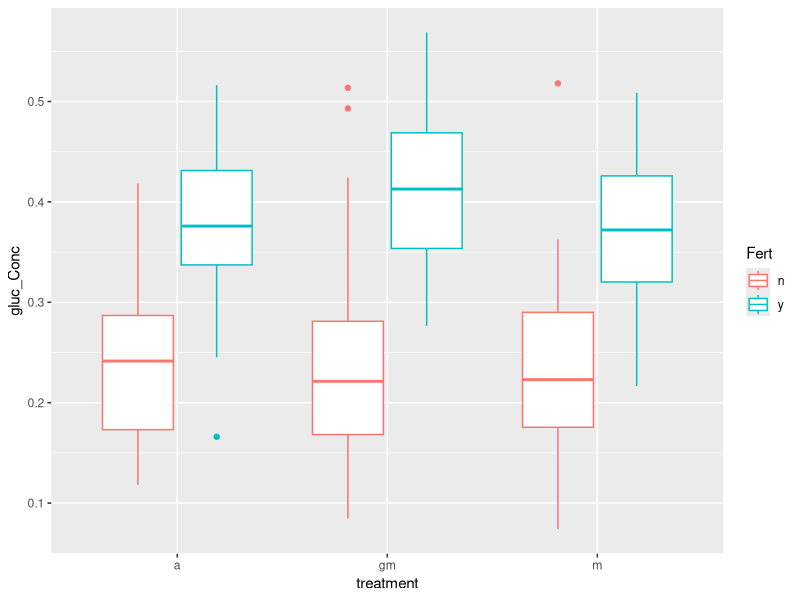
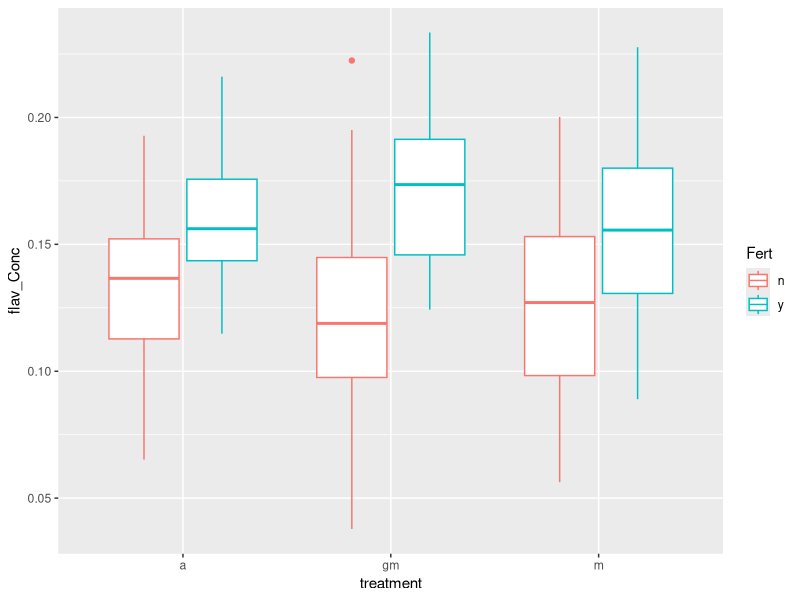
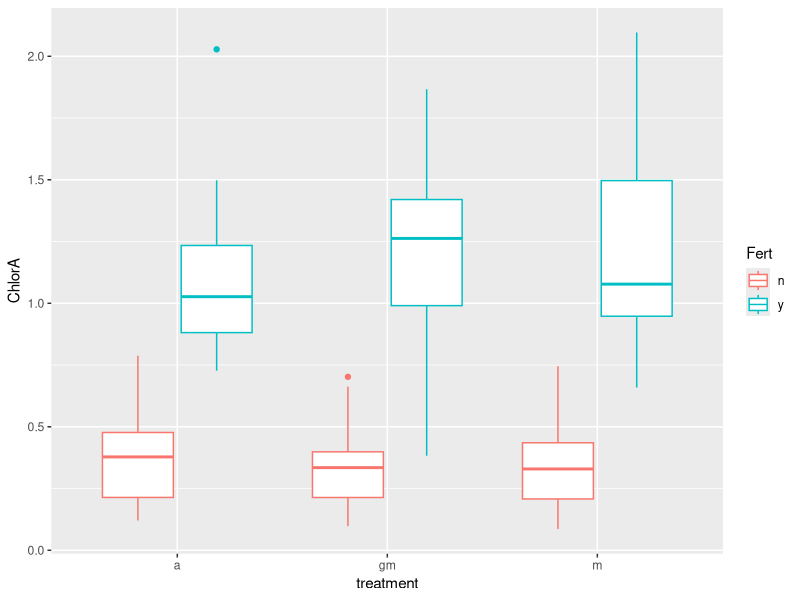
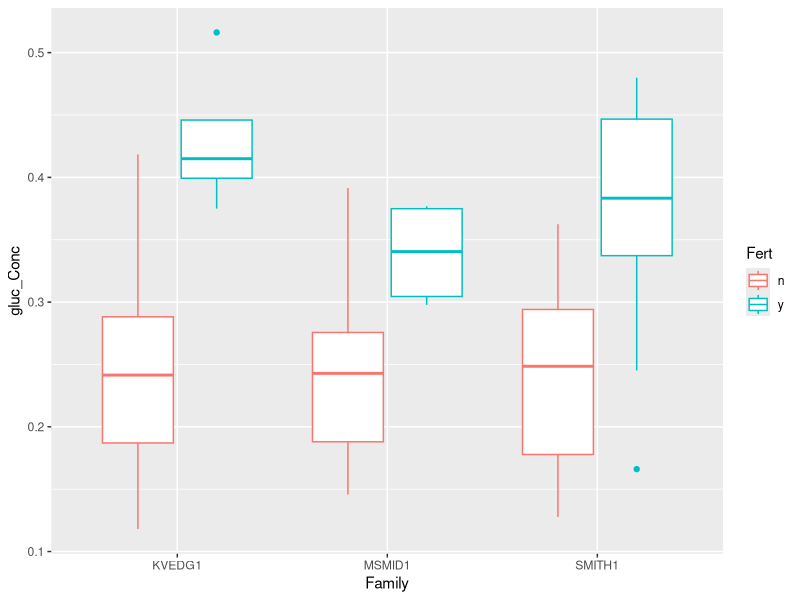
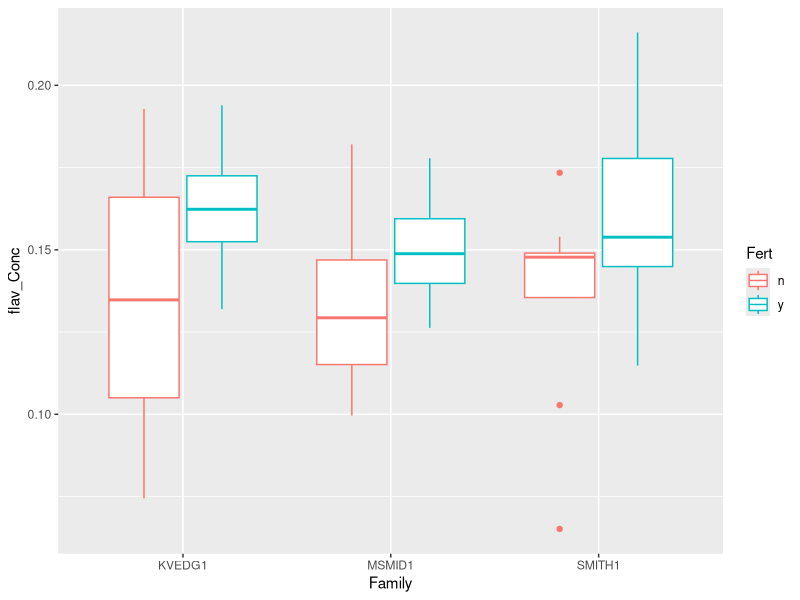
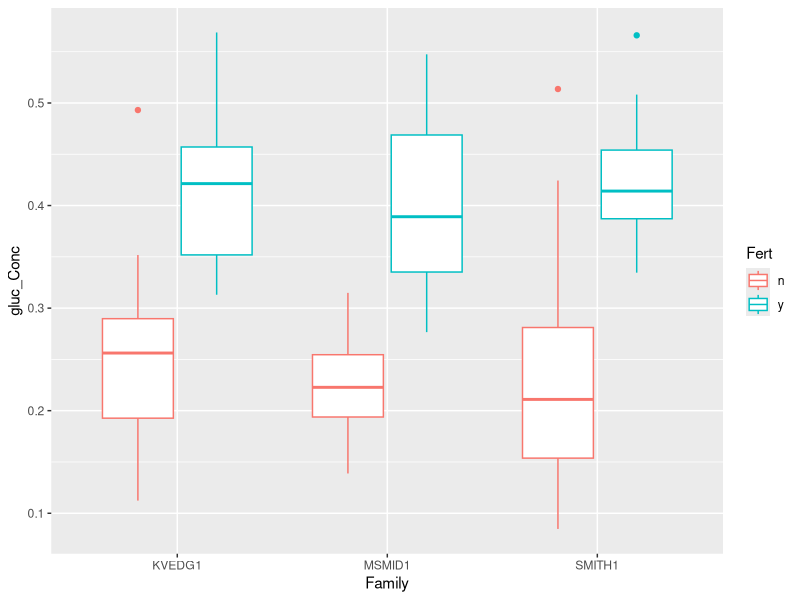
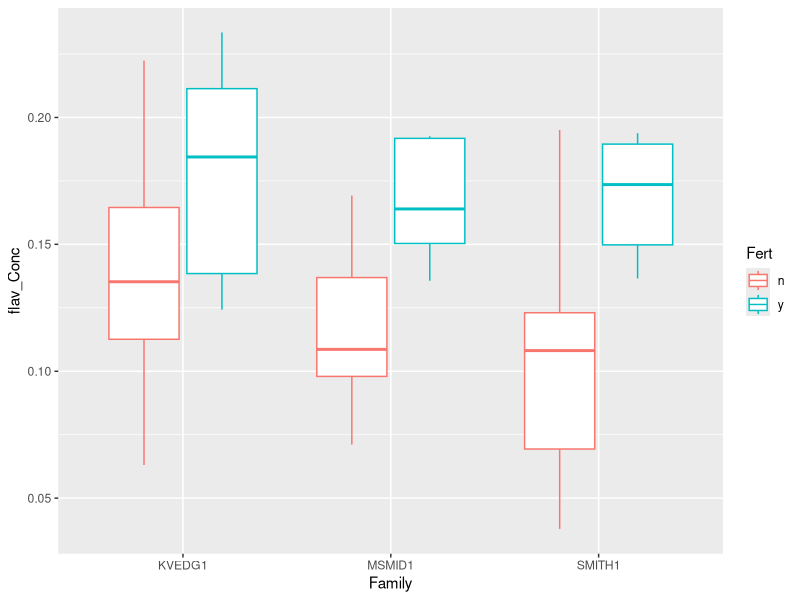
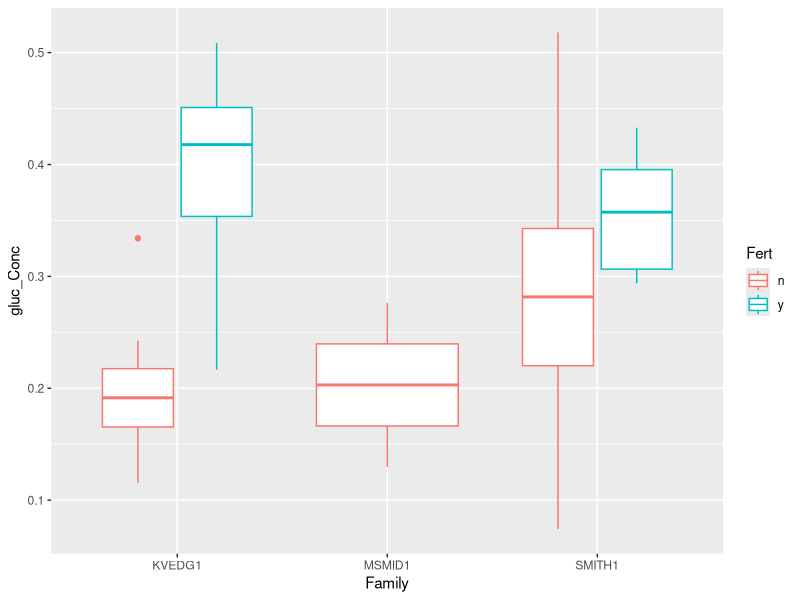

These figures' R source, in order:
## ---- chunk 1
library(ggplot2)
Final<-read.csv("Data_Moities/FertilizerExperiment/FertilizerSynthesis.csv")
## ---- chunk 2
#Treatment effects

#-----
#Glucosinolate. 

ggplot(Final)+
  geom_boxplot(aes(x=treatment,y=gluc_Conc,colour=Fert))


#---
#Flavonoid
ggplot(Final)+
  geom_boxplot(aes(x=treatment,y=flav_Conc,colour=Fert))


#---
#ChlorA
ggplot(Final)+
  geom_boxplot(aes(x=treatment,y=ChlorA,colour=Fert))



#---
#genotype effects

ggplot(Final[Final$treatment=="a",])+
  geom_boxplot(aes(x=Family,y=gluc_Conc,colour=Fert))

ggplot(Final[Final$treatment=="a",])+
  geom_boxplot(aes(x=Family,y=flav_Conc,colour=Fert))

ggplot(Final[Final$treatment=="gm",])+
  geom_boxplot(aes(x=Family,y=gluc_Conc,colour=Fert))

ggplot(Final[Final$treatment=="gm",])+
  geom_boxplot(aes(x=Family,y=flav_Conc,colour=Fert))

ggplot(Final[Final$treatment=="m",])+
  geom_boxplot(aes(x=Family,y=gluc_Conc,colour=Fert))

ggplot(Final[Final$treatment=="m",])+
  geom_boxplot(aes(x=Family,y=flav_Conc,colour=Fert))

#---

ggplot(Final[Final$treatment=="m",])+
  geom_boxplot(aes(x=Family,y=ChlorA,colour=Fert))
ggplot(Final[Final$treatment=="a",])+
  geom_boxplot(aes(x=Family,y=ChlorA,colour=Fert))
ggplot(Final[Final$treatment=="gm",])+
  geom_boxplot(aes(x=Family,y=ChlorA,colour=Fert))

## ---- chunk 3
#Column for the change in stem height. 
Final$Maple_StemChange<-Final$Maple_StemHeight_max_End-as.numeric(Final$maple_height_0)

#Fertilized maples initially started at higher stem heights
ggplot(Final[Final$treatment=="m",])+
  geom_boxplot(aes(x=as.factor(Fert),y=as.numeric(maple_height_0)))

#But after they recieved fertilizer, they did not grow any more than did those without fertilizer. 
ggplot(Final[Final$treatment=="m",])+
  geom_boxplot(aes(x=as.factor(Fert),y=as.numeric(Maple_StemChange)))

ggplot(Final[Final$treatment=="m",])+
  geom_point(aes(x=as.factor(Fert),y=Maple_Area_sum_End))



## ---- chunk 4
#Effect of treatment
ggplot(Final)+
  geom_point(aes(x=treatment,y=GM_Shoot_Mass,colour=Fert,shape=Family))

#interestingly, garlic mustard plants had the highest glucosinolate expression in the gm treatment with fertilizer, but this did not translate to a change in final biomass for the genotype. 



## ---- chunk 5
#There will be auto correlation unless the fertilizer treatment is accounted for because those with fertilizer will have higher biomass and higher glucosinolate independent of the effect of gluc on bodymass. 
ggplot(Final[Final$Fert=="y",])+
  geom_point(aes(y=GM_Shoot_Mass,x=gluc_Conc,colour=treatment))

#No Fertilizer.
ggplot(Final[Final$Fert=="n",])+
  geom_point(aes(y=GM_Shoot_Mass,x=gluc_Conc,colour=treatment))

#Flavonol. 
ggplot(Final[Final$Fert=="y",])+
  geom_point(aes(y=GM_Shoot_Mass,x=flav_Conc,colour=treatment))

#No Fertilizer.
ggplot(Final[Final$Fert=="n",])+
  geom_point(aes(y=GM_Shoot_Mass,x=flav_Conc,colour=treatment))

#All slopes appear to be zero and there is no  effect of glucosinolate or flavonoid on the final biomass of the genotypes, however, one would have to control for the initial maple size and competitor in the gm treatment to assess this because these things could also heavily influence success and therefore final body mass. 

